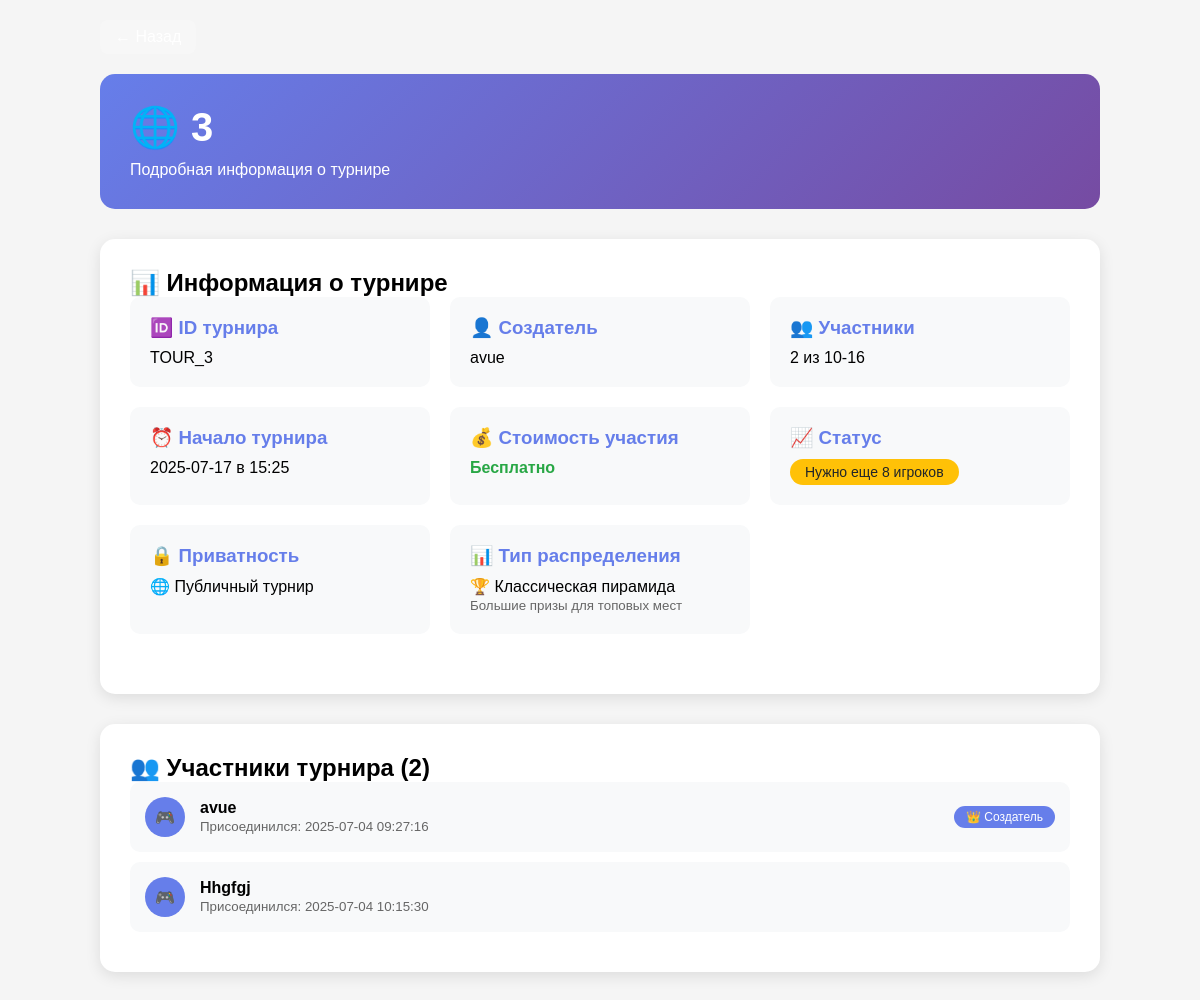
/tournament/3, run on the app's committed database.
### tables this page shows
CREATE TABLE tournaments (
                id INTEGER PRIMARY KEY AUTOINCREMENT,
                name TEXT NOT NULL,
                min_players INTEGER NOT NULL,
                max_players INTEGER NOT NULL,
                current_players INTEGER DEFAULT 0,
                status TEXT DEFAULT 'Набор участников',
                creator_username TEXT NOT NULL,
                start_date TEXT,
                start_time TEXT,
                entry_fee REAL DEFAULT 0,
                prize_pool REAL DEFAULT 0,
                tournament_type TEXT DEFAULT 'public',
                tournament_password TEXT,
                lobby_id TEXT,
                lobby_code TEXT,
                prize_distribution_type TEXT DEFAULT 'pyramid',
                created_at TIMESTAMP DEFAULT CURRENT_TIMESTAMP,
                FOREIGN KEY (creator_username) REFERENCES users (unique_username)
            );

CREATE TABLE tournament_participants (
                id INTEGER PRIMARY KEY AUTOINCREMENT,
                tournament_id INTEGER NOT NULL,
                username TEXT NOT NULL,
                joined_at TIMESTAMP DEFAULT CURRENT_TIMESTAMP,
                payment_status TEXT DEFAULT 'pending',
                FOREIGN KEY (tournament_id) REFERENCES tournaments (id),
                FOREIGN KEY (username) REFERENCES users (unique_username),
                UNIQUE(tournament_id, username)
            );

### web/app.py (the view, shortened to what this page needs)
@app.route('/tournament/<int:tournament_id>')
def tournament_detail(tournament_id):
    user = session.get('user')
    tournament = get_tournament_with_lobby_db(tournament_id)
    if not tournament:
        flash('Турнир не найден', 'error')
        return redirect(url_for('index'))
    tournament['participants'] = get_tournament_participants(tournament_id)
    user_balance = 0
    if user and user.get('profile_created'):
        user_balance = get_user_balance(int(user['id']))
    return render_template('tournament_detail.html',
                         tournament=tournament,
                         bot_name=BOT_NAME,
                         user=user,
                         user_balance=user_balance)  # ← добавили баланс

### web/templates/tournament_detail.html (shortened to what this page needs)
<!DOCTYPE html>
<html lang="ru">
<head>
</head>
<body>
    <div class="container">
        <a href="javascript:history.back()" class="back-btn">← Назад</a>
        <div class="header">
            <h1>
                {% if tournament.tournament_type == 'private' %}
                    🔒 {{ tournament.name }}
                {% else %}
                    🌐 {{ tournament.name }}
                {% endif %}
            </h1>
            <p>Подробная информация о турнире</p>
        </div>
        <div class="tournament-info">
            <h2>📊 Информация о турнире</h2>
            <div class="info-grid">
                <div class="info-item">
                    <h3>🆔 ID турнира</h3>
                    <p>TOUR_{{ tournament.id }}</p>
                </div>
                <div class="info-item">
                    <h3>👤 Создатель</h3>
                    <p>{{ tournament.creator }}</p>
                </div>
                <div class="info-item">
                    <h3>👥 Участники</h3>
                    <p>{{ tournament.current_players }} из {{ tournament.min_players }}-{{ tournament.max_players }}</p>
                </div>
                {% if tournament.start_date %}
                <div class="info-item">
                    <h3>⏰ Начало турнира</h3>
                    <p>{{ tournament.start_date }} в {{ tournament.start_time }}</p>
                </div>
                {% endif %}
                <div class="info-item">
                    <h3>💰 Стоимость участия</h3>
                    {% if tournament.entry_fee and tournament.entry_fee > 0 %}
                        <p>${{ "%.2f"|format(tournament.entry_fee) }}</p>
                    {% else %}
                        <p style="color: #28a745; font-weight: bold;">Бесплатно</p>
                    {% endif %}
                </div>
                <div class="info-item">
                    <h3>📈 Статус</h3>
                    {% if tournament.current_players >= tournament.min_players and tournament.current_players < tournament.max_players %}
                        <span class="status" style="background: #28a745;">{{ tournament.status }} ✓</span>
                    {% elif tournament.current_players < tournament.min_players %}
                        <span class="status" style="background: #ffc107; color: #212529;">Нужно еще {{ tournament.min_players - tournament.current_players }} игроков</span>
                    {% else %}
                        <span class="status" style="background: #dc3545;">Турнир полный</span>
                    {% endif %}
                </div>
                <div class="info-item">
                    <h3>🔒 Приватность</h3>
                    {% if tournament.tournament_type == 'private' %}
                        <p>🔒 Приватный турнир</p>
                    {% else %}
                        <p>🌐 Публичный турнир</p>
                    {% endif %}
                </div>
                <div class="info-item">
                    <h3>📊 Тип распределения</h3>
                    {% if tournament.prize_distribution_type == 'nonlinear' %}
                        <p>📊 Non-linear распределение</p>
                        <small style="color: #666;">Более равномерное распределение призов</small>
                    {% else %}
                        <p>🏆 Классическая пирамида</p>
                        <small style="color: #666;">Большие призы для топовых мест</small>
                    {% endif %}
                </div>
            </div>
        </div>
        <div class="participants">
            <h2>👥 Участники турнира ({{ tournament.current_players }})</h2>
            {% if tournament.participants %}
                {% for participant in tournament.participants %}
                <div class="participant-card">
                    <div class="participant-avatar">
                        🎮
                    </div>
                    <div>
                        <strong>{{ participant.username }}</strong>
                        <br><small style="color: #666;">Присоединился: {{ participant.joined_at }}</small>
                    </div>
                    {% if participant.username == tournament.creator %}
                        <span style="margin-left: auto; background: #667eea; color: white; padding: 4px 12px; border-radius: 15px; font-size: 12px;">
                            👑 Создатель
                        </span>
                    {% endif %}
                </div>
                {% endfor %}
            {% else %}
                <p style="text-align: center; color: #666; padding: 40px;">
                    Участников пока нет. Станьте первым!
                </p>
            {% endif %}
        </div>
    </div>
</body>
</html>

### web/templates/tournament_detail.html (style rules this page uses)
* { margin: 0; padding: 0; box-sizing: border-box; }
body { font-family: Arial, sans-serif; background: #f5f5f5; padding: 20px; }
.container { max-width: 1000px; margin: 0 auto; }
.header { background: linear-gradient(135deg, #667eea 0%, #764ba2 100%); color: white; padding: 30px; border-radius: 15px; margin-bottom: 30px; }
.header h1 { font-size: 2.5em; margin-bottom: 10px; }
.back-btn { background: rgba(255,255,255,0.2); color: white; padding: 8px 15px; border-radius: 8px; text-decoration: none; margin-bottom: 20px; display: inline-block; }
.tournament-info { background: white; padding: 30px; border-radius: 15px; margin-bottom: 30px; box-shadow: 0 4px 15px rgba(0,0,0,0.1); }
.info-grid { display: grid; grid-template-columns: repeat(auto-fit, minmax(250px, 1fr)); gap: 20px; margin-bottom: 30px; }
.info-item { padding: 20px; background: #f8f9fa; border-radius: 10px; }
.info-item h3 { color: #667eea; margin-bottom: 10px; }
.participants { background: white; padding: 30px; border-radius: 15px; box-shadow: 0 4px 15px rgba(0,0,0,0.1); margin-bottom: 30px; }
.participant-card { background: #f8f9fa; padding: 15px; border-radius: 10px; margin-bottom: 10px; display: flex; align-items: center; gap: 15px; }
.participant-avatar { width: 40px; height: 40px; background: #667eea; border-radius: 50%; display: flex; align-items: center; justify-content: center; color: white; }
.status { padding: 5px 15px; border-radius: 20px; color: white; font-size: 14px; display: inline-block; }

### data on the page
tournaments: name "3", id "3", creator "avue", min_players "10", max_players "16", start_date "2025-07-17", start_time "15:25", tournament.min_players-tournament.current_players "8"
tournament_participants: username "avue", joined_at "2025-07-04 09:27:16", shows "👑 Создатель"
tournament_participants: username "Hhgfgj", joined_at "2025-07-04 10:15:30"

### other printed values
{{ tournament.current_players }} "2"
